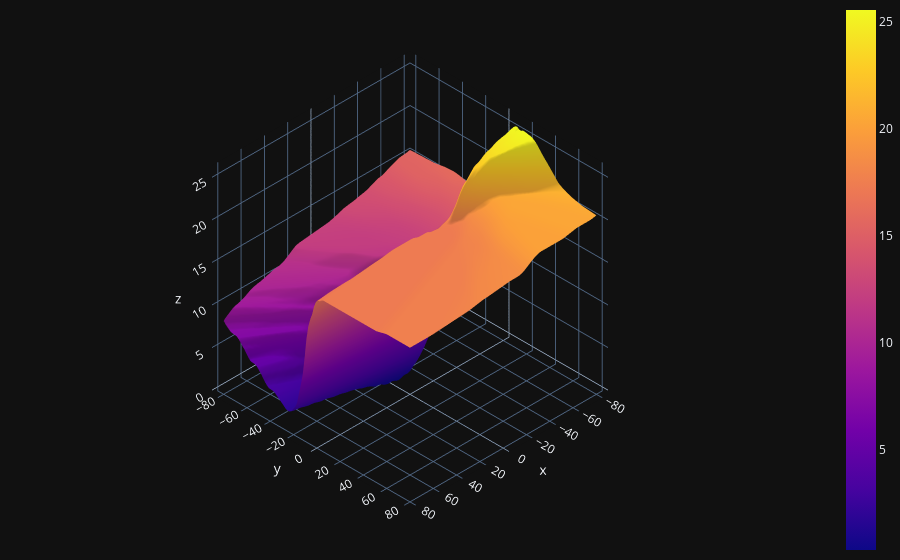

Source (notebook cell):
### Markdown cell above
👏👏 On peut s'applaudir après 4h de code intensif +  mathématiques HORRIBLES 
Entre le Dev sur rbx et cette chose pt.. j'en perds mes neuronnes c'est juste une question d'habitude.Pour des cellules chelou tkt ..... enfin juste check les cels de sorties (OUT[x])
Si tu veux open une pull il y a pas de prob à me c... bref 
Enfin dis moi si c'est du bon taff, j'ai ask sur Stack mais personne veux check le code (Perte de temps)

### Code cell
import plotly.graph_objects as go

fig = (go.Figure(data=[go.Surface(z=L, x=W11, y=W22, opacity = 1)]))

fig.update_layout(template= "plotly_dark", margin=dict(l=0, r=0, b=0, t=0))
fig.layout.scene.camera.projection.type = "orthographic"
fig.show()

### Figure 1 — Plotly figure (JSON) as saved in the notebook; plotly's stock layout.template omitted (floating-point values rounded to 4 significant figures; data arrays with more than 128 entries replaced by an {"elided": "..."} marker saying what was removed)
{"data": [{"opacity": 1, "type": "surface", "x": {"elided": "100x100 float values"}, "y": {"elided": "100x100 float values"}, "z": {"elided": "100x100 float values"}}], "layout": {"margin": {"b": 0, "l": 0, "r": 0, "t": 0}, "scene": {"camera": {"projection": {"type": "orthographic"}}}}}
